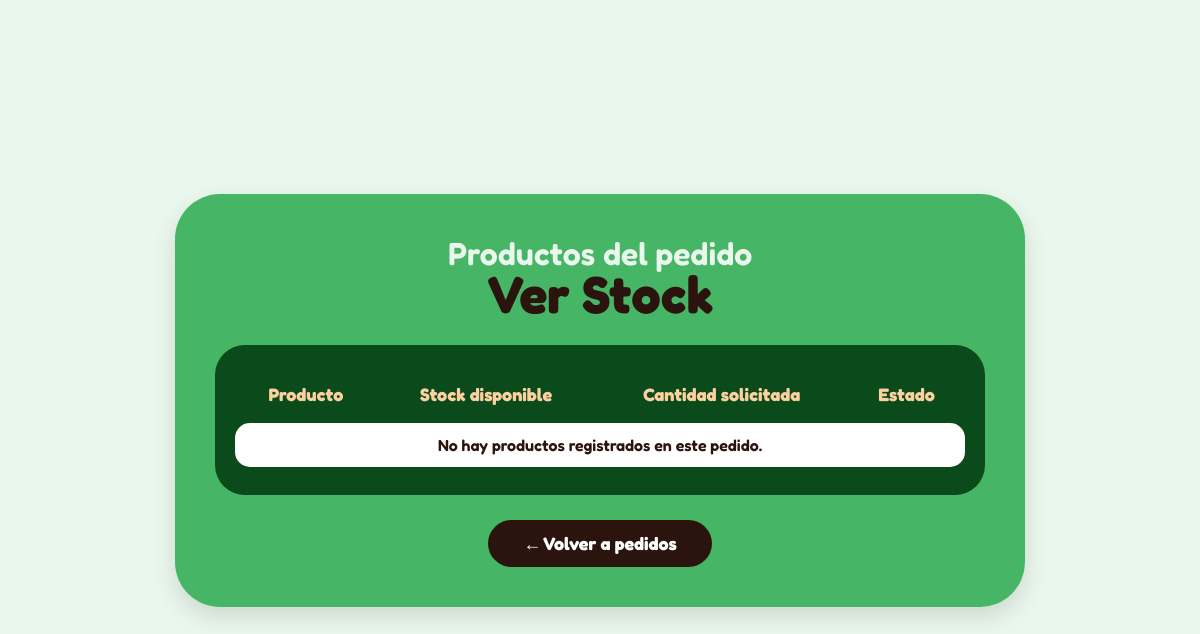
The page /Pedidos/verstockpedido.php?pedido=5 on the database as committed earlier.
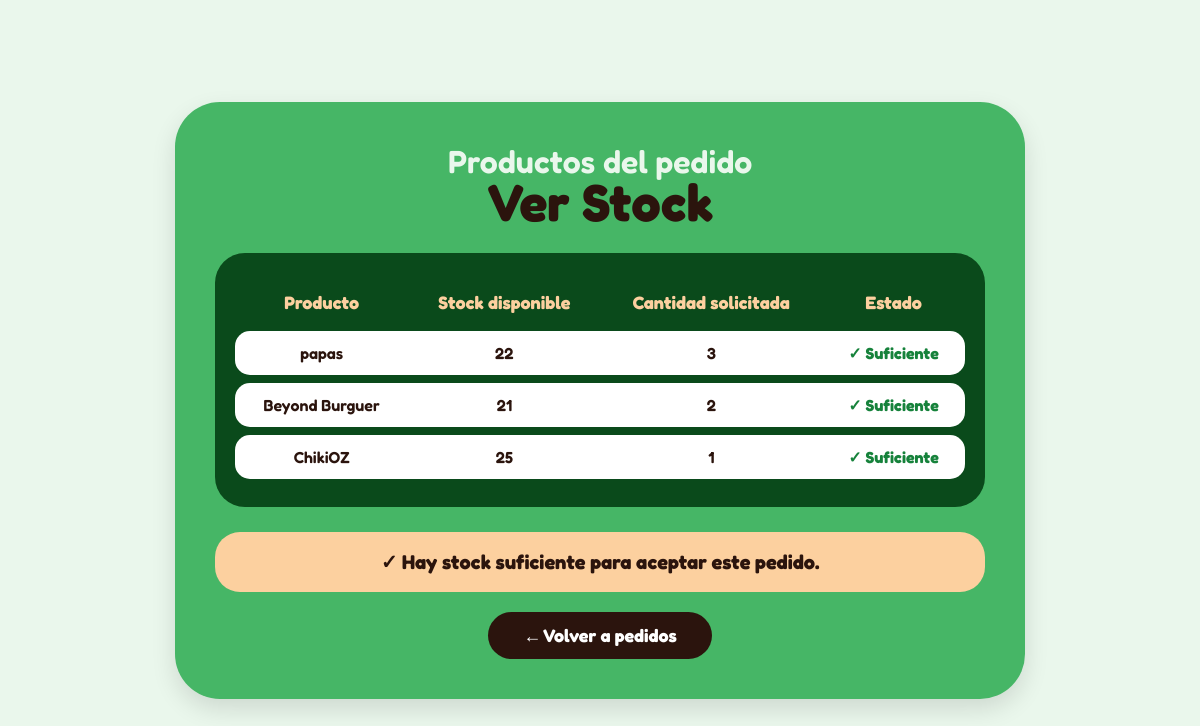
The same page on the database as committed later.
### tables this page shows
CREATE TABLE IF NOT EXISTS `carrito` (
  `pedidos_id` INT NOT NULL,
  `productos_id` INT NOT NULL,
  `cantidad` INT NULL,
  `costototal` INT NULL,
  PRIMARY KEY (`pedidos_id`, `productos_id`),
  INDEX `fk_pedidos_has_productos_productos1_idx` (`productos_id` ASC) ,
  INDEX `fk_pedidos_has_productos_pedidos_idx` (`pedidos_id` ASC) ,
  CONSTRAINT `fk_pedidos_has_productos_pedidos`
    FOREIGN KEY (`pedidos_id`)
    REFERENCES `pedidos` (`id`)
    ON DELETE NO ACTION
    ON UPDATE NO ACTION,
  CONSTRAINT `fk_pedidos_has_productos_productos1`
    FOREIGN KEY (`productos_id`)
    REFERENCES `productos` (`id`)
    ON DELETE NO ACTION
    ON UPDATE NO ACTION);

CREATE TABLE IF NOT EXISTS `productos` (
  `id` INT NOT NULL AUTO_INCREMENT,
  `nombre` VARCHAR(45) NULL,
  `descripcion` VARCHAR(45) NULL,
  `precio` INT NULL,
  `costo` INT NULL,
  `stock` INT NULL,
  PRIMARY KEY (`id`));

### Pedidos/verstockpedido.php (the view, shortened to what this page needs)
<?php
if (isset($_GET['pedido'])) {
    $pedidos_id = $_GET['pedido'];
} else {
    die("No se recibió el pedido.");
}
$servidor = "localhost";
$nombre = "root";
$contraseña = "";
$BDnombre = "organiczoneBD";
$conn = new mysqli($servidor, $nombre, $contraseña, $BDnombre);
$sqlCarrito = "SELECT productos_id, cantidad FROM carrito WHERE pedidos_id = '$pedidos_id'";
$resultadoCarrito = $conn->query($sqlCarrito);
?>
<!DOCTYPE html>
<html lang="es">
<head>
</head>
<body>
<article class="caja-formulario">
    <header class="caja-titulos">
        <h3 class="texto-saludo">Productos del pedido</h3>
        <h1 class="texto-rol">Ver Stock</h1>
    </header>
    <div class="caja-tabla">
        <table>
            <tr>
                <th>Producto</th>
                <th>Stock disponible</th>
                <th>Cantidad solicitada</th>
                <th>Estado</th>
            </tr>
            <?php
            $hayStock = true;
            if ($resultadoCarrito->num_rows > 0) {
                while ($producto = $resultadoCarrito->fetch_assoc()) {
                    $productos_id = $producto['productos_id'];
                    $cantidad = $producto['cantidad'];
                    $sqlProducto = "SELECT nombre, stock FROM productos WHERE id = '$productos_id'";
                    $resultadoProducto = $conn->query($sqlProducto);
                    $datosProducto = $resultadoProducto->fetch_assoc();
                    $stock = $datosProducto['stock'];
                    if ($stock >= $cantidad) {
                        $estadoStock = "✓ Suficiente";
                        $claseStock = "stock-ok";
                    } else {
                        $estadoStock = "✗ Insuficiente";
                        $claseStock = "stock-no";
                        $hayStock = false;
                    }
            ?>
            <tr>
                <td><?php echo $datosProducto['nombre']; ?></td>
                <td><?php echo $stock; ?></td>
                <td><?php echo $cantidad; ?></td>
                <td class="<?php echo $claseStock; ?>"><?php echo $estadoStock; ?></td>
            </tr>
            <?php
                }
            } else {
            ?>
            <tr>
                <td colspan="4">No hay productos registrados en este pedido.</td>
            </tr>
            <?php
            }
            ?>
        </table>
    </div>
    <?php
    if ($resultadoCarrito->num_rows > 0) {
        if ($hayStock) {
            echo "<div class='mensaje'>✓ Hay stock suficiente para aceptar este pedido.</div>";
        } else {
            echo "<div class='mensaje'>✗ No hay suficiente stock para aceptar este pedido.</div>";
        }
    }
    ?>
    <a href="leerpedidos.php" class="boton-volver">← Volver a pedidos</a>
</article>
</body>
</html>

Rows that differ between the two databases and show on the page:
added carrito: productos.nombre "papas", productos.stock "22", cantidad "3", estadoStock "✓ Suficiente"
added carrito: productos.nombre "Beyond Burguer", productos.stock "21", cantidad "2", estadoStock "✓ Suficiente"
added carrito: productos.nombre "ChikiOZ", productos.stock "25", cantidad "1", estadoStock "✓ Suficiente"
Other text that changed with them:
text no longer shown: "No hay productos registrados en este pedido."
text now shown: "✓ Hay stock suficiente para aceptar este pedido."
